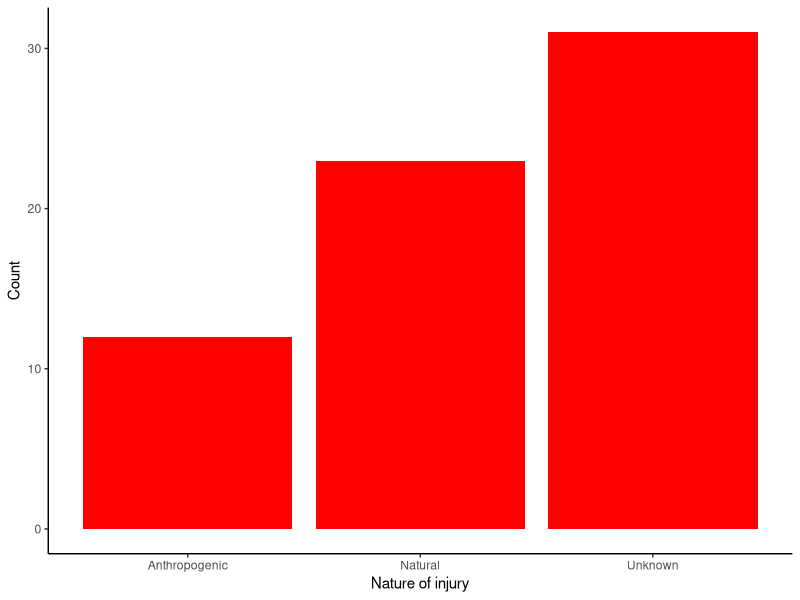
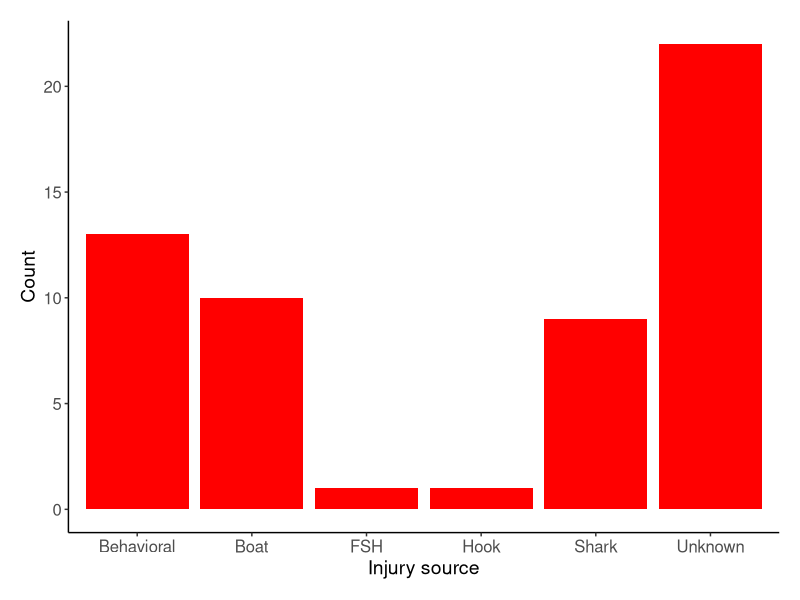

Recreate these plots in R, in order.
## ---- chunk 1
library(tidyverse); theme_set(theme_classic())
## ---- chunk 2
df <- read.csv("GreenSeaTurtleInjuries_3.29.24.csv", h=TRUE)
## ---- chunk 3
df$Nature <- as.factor(df$Nature)
levels(df$Nature)

df$BodyPart <- as.factor(df$BodyPart)
levels(df$BodyPart)

df$InjuryType <- as.factor(df$InjuryType)
levels(df$InjuryType)

df$InjuryStage <- as.factor(df$InjuryStage)
levels(df$InjuryStage)

df$Source <- as.factor(df$Source)
levels(df$Source)
## ---- chunk 4
Nature.plot <- ggplot(data=subset(df, !is.na(Nature) & Nature != 4), aes(x=Nature))+
  geom_bar(fill = "red")+
  labs(x = "Nature of injury", 
       y = "Count")+
  scale_x_discrete(labels = c("1" = "Anthropogenic",
                              "2" = "Natural",
                              "3" = "Unknown"))
  theme(axis.text.x = element_text(size = 12),
          axis.title.x = element_text(size = 14),
          axis.text.y = element_text(size = 12),
          axis.title.y = element_text(size = 14),
          plot.margin = margin(15,15,15,15))
Nature.plot
## ---- chunk 5
Source.plot <- ggplot(data=subset(df, !is.na(Source) & df$Source != "MS"), aes(x=Source))+
  geom_bar(fill = "red")+
  labs(x = "Injury source", 
       y = "Count")+
  theme(axis.text.x = element_text(size = 12),
          axis.title.x = element_text(size = 14),
          axis.text.y = element_text(size = 12),
          axis.title.y = element_text(size = 14),
          plot.margin = margin(15,15,15,15))
Source.plot
